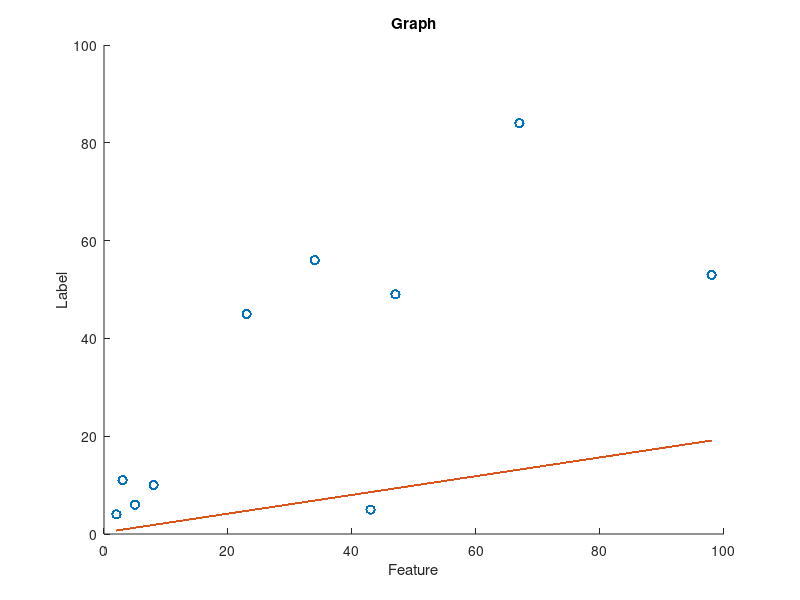
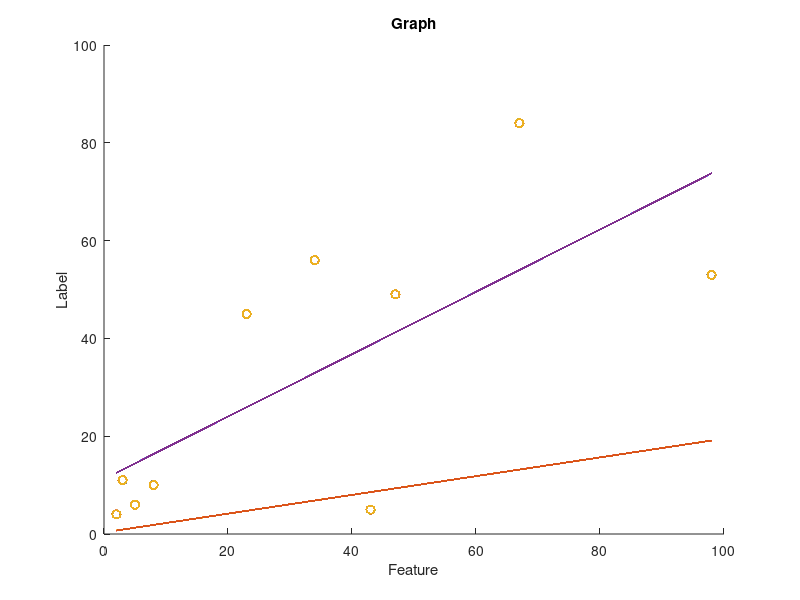

MATLAB code to generate these figures, in order:
file = load('train.csv');

X_train = file(:,1);

Y_train = file(:,2);

X_train = [ones(10000,1), X_train];

w = rand(2,1);

hold on;
plot(X_train(:,2), Y_train, 'o');

xlabel ("Feature");
ylabel ("Label");
title ("Graph");

plot_1 = transpose(w); 

plot(X_train(:,2), transpose(transpose(w)*transpose(X_train)));
pause;

print -dpdf "fig1.pdf";
close

A_1 = inv(transpose(X_train) * X_train);
A_2 = transpose(X_train)*Y_train;

w_direct = A_1*A_2;

plot(X_train(:,2), Y_train, 'o');

plot(X_train(:,2), transpose(transpose(w_direct) * transpose(X_train)));
pause;

print -dpdf "fig2.pdf";
close

for j = 1:2,
	for i = 1:10000,
		var = transpose(w)*transpose(X_train(i,:));
		var = 0.00000001*var;
		x = var.*transpose(X_train(i,:));
		w = w-x;
		if(mod(i,100) == 0),
			plot(X_train(1:i, 2), transpose(transpose(w)*transpose(X_train(1:i,:))));
		endif,
	endfor,
	pause;
endfor,

file_1 = load("test.csv");

X_test = file_1(:,1);

Y_test = file_1(:,2);

X_test = [ones(1000,1), X_test];

Y_pred1 = X_test*w;

s1 = sqrt(mean((Y_test-Y_pred1).^2))

Y_pred2 = X_test*w_direct;

s2 = sqrt(mean((Y_test-Y_pred2).^2))